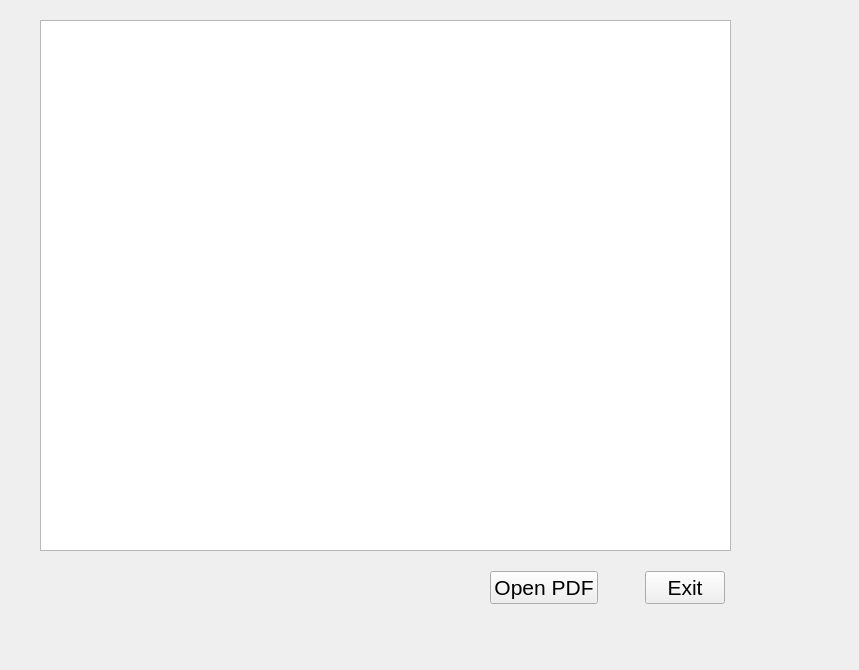
<?xml version="1.0" encoding="UTF-8"?>
<ui version="4.0">
 <class>resultWindow</class>
 <widget class="QDialog" name="resultWindow">
  <property name="geometry">
   <rect>
    <x>0</x>
    <y>0</y>
    <width>859</width>
    <height>670</height>
   </rect>
  </property>
  <property name="sizePolicy">
   <sizepolicy hsizetype="Expanding" vsizetype="Expanding">
    <horstretch>0</horstretch>
    <verstretch>0</verstretch>
   </sizepolicy>
  </property>
  <property name="windowTitle">
   <string>Dialog</string>
  </property>
  <widget class="QPushButton" name="pushButton">
   <property name="geometry">
    <rect>
     <x>310</x>
     <y>230</y>
     <width>131</width>
     <height>51</height>
    </rect>
   </property>
   <property name="font">
    <font>
     <pointsize>16</pointsize>
    </font>
   </property>
   <property name="text">
    <string>Allocate</string>
   </property>
  </widget>
  <widget class="QLCDNumber" name="lcdNumber">
   <property name="geometry">
    <rect>
     <x>220</x>
     <y>140</y>
     <width>251</width>
     <height>221</height>
    </rect>
   </property>
   <property name="font">
    <font>
     <pointsize>16</pointsize>
    </font>
   </property>
   <property name="frameShape">
    <enum>QFrame::NoFrame</enum>
   </property>
   <property name="digitCount">
    <number>2</number>
   </property>
  </widget>
  <widget class="QTextBrowser" name="textBrowser">
   <property name="geometry">
    <rect>
     <x>40</x>
     <y>20</y>
     <width>691</width>
     <height>531</height>
    </rect>
   </property>
   <property name="font">
    <font>
     <pointsize>16</pointsize>
    </font>
   </property>
  </widget>
  <widget class="QWidget" name="layoutWidget">
   <property name="geometry">
    <rect>
     <x>490</x>
     <y>570</y>
     <width>235</width>
     <height>36</height>
    </rect>
   </property>
   <layout class="QHBoxLayout" name="horizontalLayout">
    <item>
     <widget class="QPushButton" name="pushButton_openPDF">
      <property name="font">
       <font>
        <pointsize>16</pointsize>
       </font>
      </property>
      <property name="text">
       <string>Open PDF</string>
      </property>
     </widget>
    </item>
    <item>
     <spacer name="horizontalSpacer">
      <property name="orientation">
       <enum>Qt::Horizontal</enum>
      </property>
      <property name="sizeHint" stdset="0">
       <size>
        <width>30</width>
        <height>20</height>
       </size>
      </property>
     </spacer>
    </item>
    <item>
     <widget class="QPushButton" name="pushButton_Exit">
      <property name="font">
       <font>
        <pointsize>16</pointsize>
       </font>
      </property>
      <property name="text">
       <string>Exit</string>
      </property>
     </widget>
    </item>
   </layout>
  </widget>
 </widget>
 <resources/>
 <connections/>
</ui>
